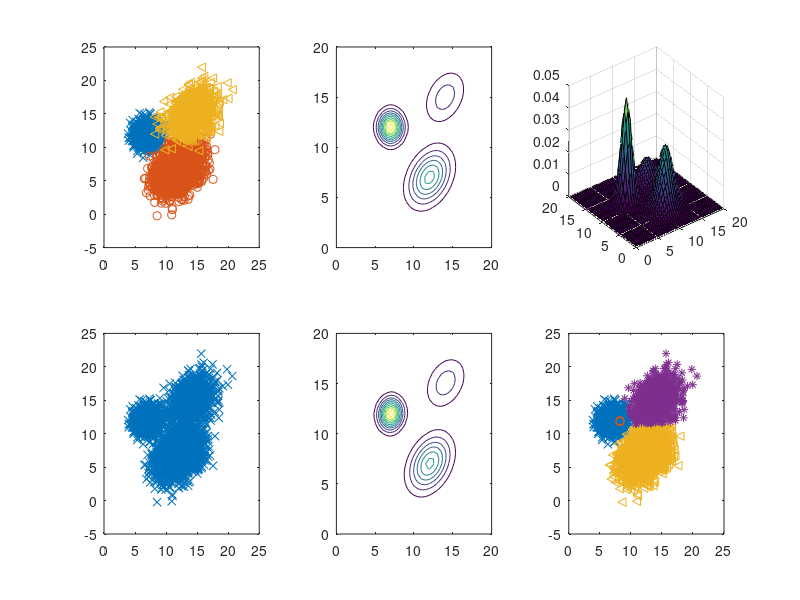

Write the MATLAB code that produced this figure.
close all;
clear;
clc;

%% Sample Generate
N=5000;
a_real =[3/10,5/10,2/10];
mu_real = [7,12;12,7;14,15];
cov_real(:,:,1) = [1,0;0,1];
cov_real(:,:,2) = [3,1;1,3];
cov_real(:,:,3) = [3,1;1,3];
X_1 = mvnrnd(mu_real(1,:),cov_real(:,:,1),N*a_real(1));
X_2 = mvnrnd(mu_real(2,:),cov_real(:,:,2),N*a_real(2));
X_3 = mvnrnd(mu_real(3,:),cov_real(:,:,2),N*a_real(3));

X=[X_1;X_2;X_3];
X = X(randperm(size(X,1)),:);

%% Sample Ploting
x = 0:0.5:20;
y = 0:0.5:20;
[x y]=meshgrid(x,y);
mesh = [x(:),y(:)];

z_real = a_real(1)*mvnpdf(mesh,mu_real(1,:),cov_real(:,:,1))+...
        a_real(2)* mvnpdf(mesh,mu_real(2,:),cov_real(:,:,2))+...
        a_real(3)* mvnpdf(mesh,mu_real(3,:),cov_real(:,:,3));
subplot(2,3,1);
plot(X_1(:,1),X_1(:,2),'x',X_2(:,1),X_2(:,2),'o',X_3(:,1),X_3(:,2),'<')

subplot(2,3,2);
contour(x,y,reshape(z_real,size(x,2),size(y,2)));

subplot(2,3,3);
surf(x,y,reshape(z_real,size(x,2),size(y,2)));

subplot(2,3,4);
plot(X(:,1),X(:,2),'x');
%%subplot(2,2,3);
%%surf(x,y,reshape(z_real,size(x,2),size(y,2)));
%%shading interp;

%% Parameter Initialization
a = [1/4, 1/4,1/4,1/4];
cov(:,:,1) = [1,0;0,1];
cov(:,:,2) = [1,0;0,1];
cov(:,:,3) = [1,0;0,1];
cov(:,:,4) = [1,0;0,1];
mu_y_init = (max(X(:,1))+min(X(:,1)))/2;
mu_x1_init = max(X(:,2))/5+4*min(X(:,2))/5;
mu_x2_init = 2*max(X(:,2))/5+3*min(X(:,2))/5;
mu_x3_init = 3*max(X(:,2))/5+2*min(X(:,2))/5;
mu_x4_init = 4*max(X(:,2))/5+1*min(X(:,2))/5;
w = zeros(size(X,1),length(a)); 
mu = [mu_x1_init,mu_y_init;mu_x2_init,mu_y_init;mu_x3_init,mu_y_init;mu_x4_init,mu_y_init];

%% EM Implementation
iter = 40;
for i = 1:iter
    %% Expectaion:
    for j = 1 : length(a)
        w(:,j)=a(j)*mvnpdf(X,mu(j,:),cov(:,:,j));
    end   
w=w./repmat(sum(w,2),1,size(w,2)); 

%% Maximum: 
    a = sum(w,1)./size(w,1); 
    
    mu = w'*X; 
    mu= mu./repmat((sum(w,1))',1,size(mu,2));
        
    for j = 1 : length(a)
        vari = repmat(w(:,j),1,size(X,2)).*(X- repmat(mu(j,:),size(X,1),1)); 
        cov(:,:,j) = (vari'*vari)/sum(w(:,j),1);      
    end
end

%% Estimation
[c estimate] = max(w,[],2);

%% Estimation Plotting
z = a(1)*mvnpdf(mesh,mu(1,:),cov(:,:,1))+...
        a(2)* mvnpdf(mesh,mu(2,:),cov(:,:,2))+...
        a(3)* mvnpdf(mesh,mu(3,:),cov(:,:,3))+...
        a(4)* mvnpdf(mesh,mu(4,:),cov(:,:,4));
subplot(2,3,5);
contour(x,y,reshape(z,size(x,2),size(y,2)));

one = find(estimate==1); 
two = find(estimate == 2);
three = find(estimate == 3);
four = find(estimate == 4);
% Plot Examples
subplot(2,3,6);
plot(X(one, 1), X(one, 2), 'x',X(two, 1), X(two, 2), 'o', X(three, 1), X(three, 2), '<', X(four, 1), X(four, 2), '*');



